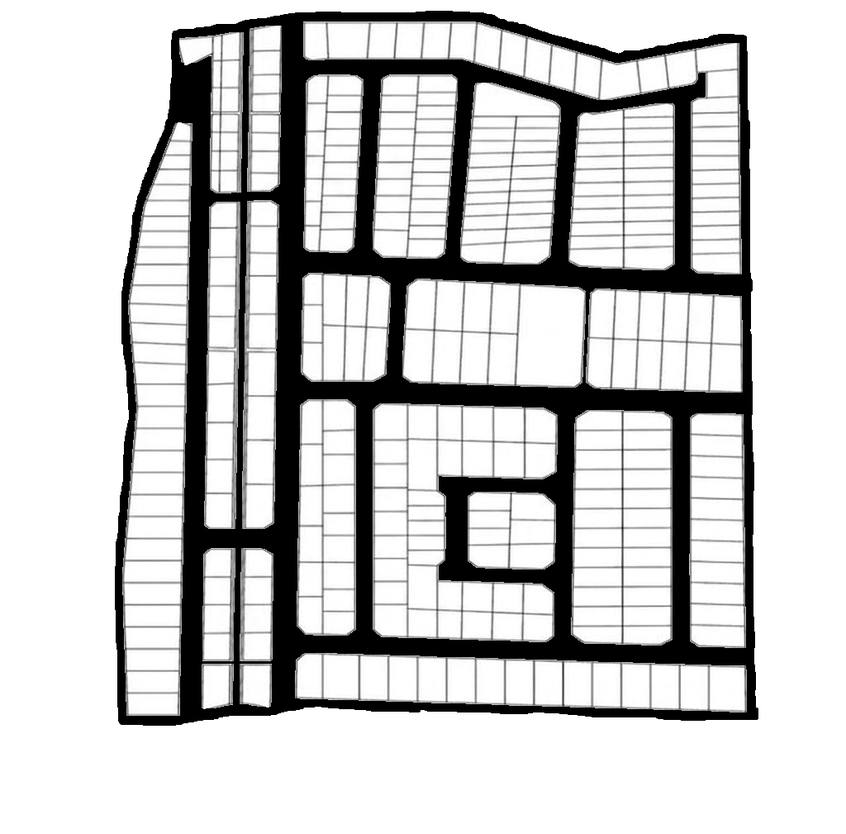
#> input picture scratch/lot_map_swap_backup/lot_plan_roads.png, 846 x 834 px, shrunk from 1024 x 1009 before the run, found by its file name
$ python probe_inksplit.py
#> lines starting #> are read from the running program, lines starting #| are printed output that depends on the picture; after the words box and inside, x2 and y2 are one past the last pixel; in counts of white or black regions, pixels touching at a corner belong together
"""Split shaded cells by thick ink dilation, then minAreaRect each."""
from pathlib import Path

import cv2
import numpy as np
from PIL import Image, ImageDraw

ROOT = Path(__file__).resolve().parent.parent
rgb = np.array(Image.open(ROOT / "static/images/lot_plan_roads.png").convert("RGB"))
#> rgb is the input picture: shape (834, 846, 3); min 0, max 255, mean 201.7
gray = cv2.cvtColor(rgb, cv2.COLOR_RGB2GRAY)
H, W = gray.shape
#> H = 834; W = 846

ink = (gray < 108).astype(np.uint8) * 255
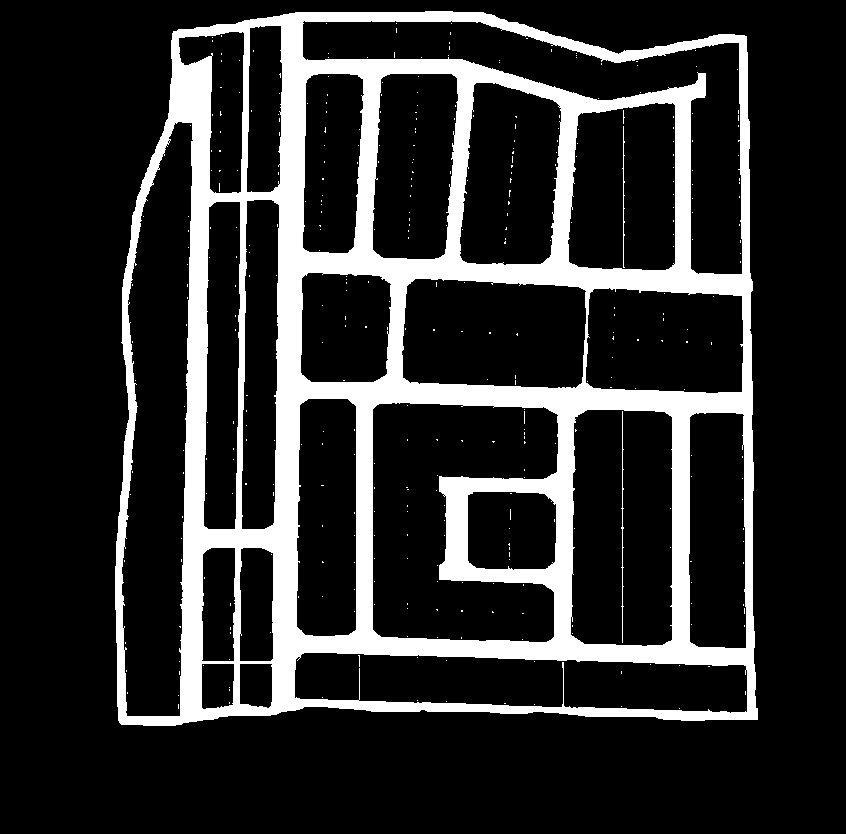
#> ink: shape (834, 846); 17.8% white; 379 white regions (376 under 20 px), largest, box (x1, y1, x2, y2) and area: (115, 11, 758, 726) 124296, (621, 411, 624, 643) 248, (622, 126, 625, 268) 155
ink = cv2.dilate(ink, np.ones((3, 3), np.uint8), 2)  # thick barriers
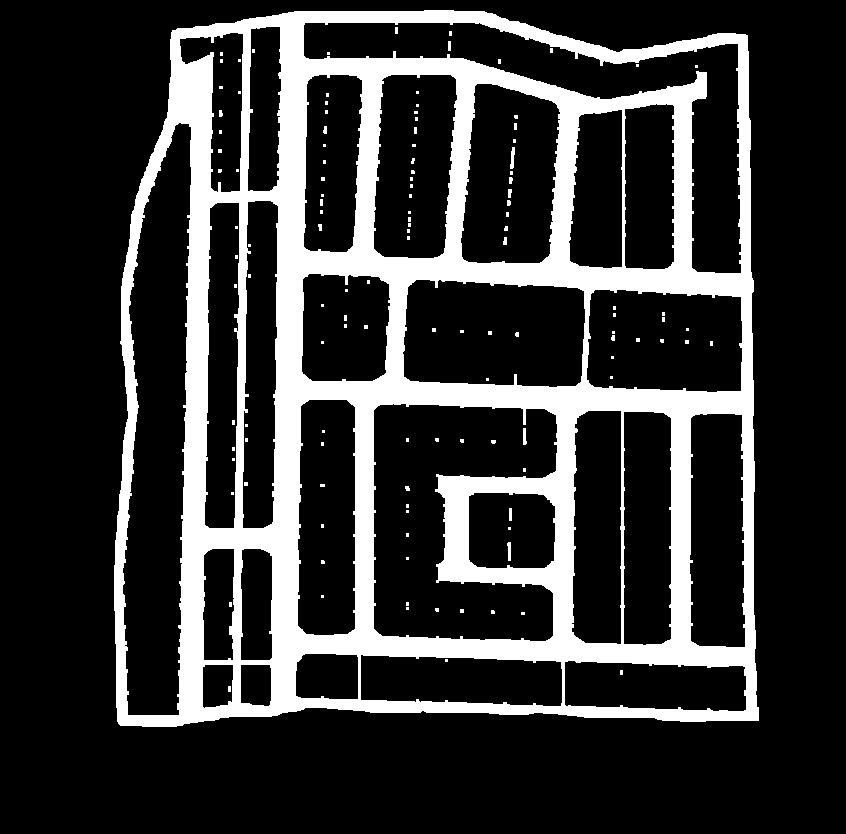
#> ink: shape (834, 846); 20.8% white; 125 white regions (106 under 20 px), largest, box (x1, y1, x2, y2) and area: (114, 10, 759, 727) 145070, (510, 147, 515, 169) 74, (507, 542, 511, 561) 60
shaded = ((gray >= 125) & (gray <= 185)).astype(np.uint8) * 255
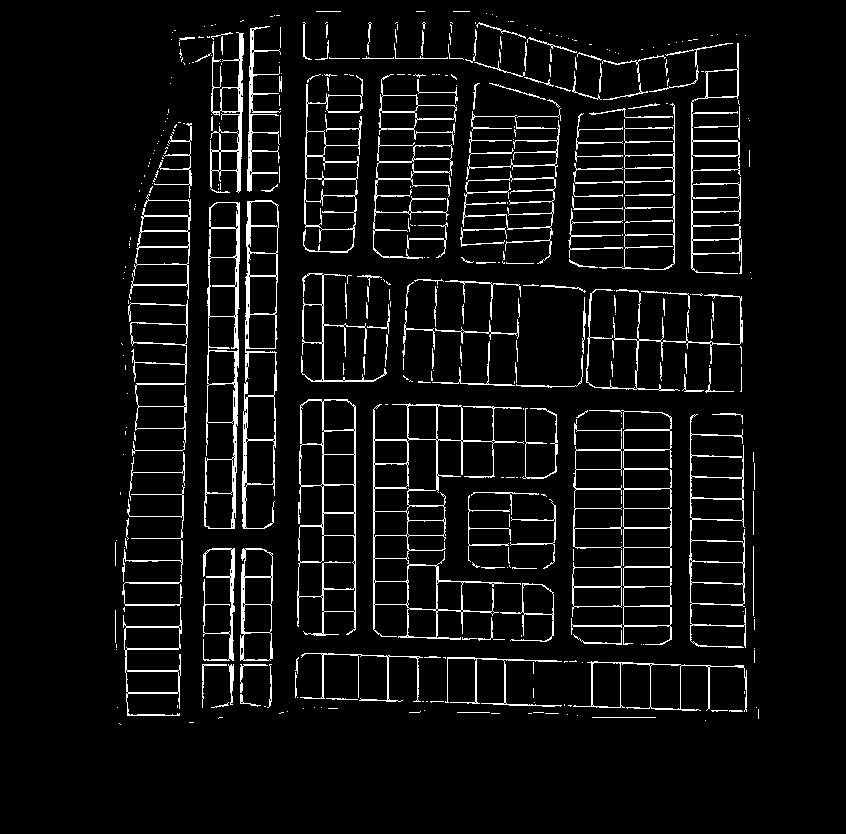
#> shaded: shape (834, 846); 6.1% white in thin lines or dots, all inside (x1, y1, x2, y2) = (115, 11, 759, 725)
cells = cv2.bitwise_and(shaded, cv2.bitwise_not(ink))
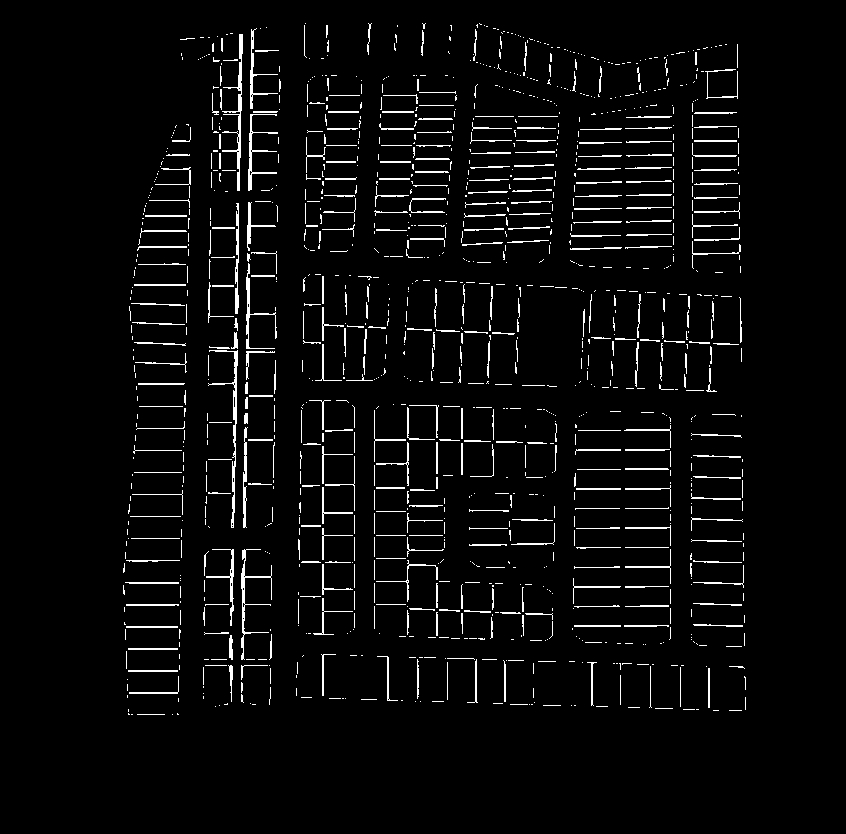
#> cells: shape (834, 846); 4% white in thin lines or dots, all inside (x1, y1, x2, y2) = (123, 23, 746, 715)
cells = cv2.morphologyEx(cells, cv2.MORPH_OPEN, np.ones((2, 2), np.uint8), 1)
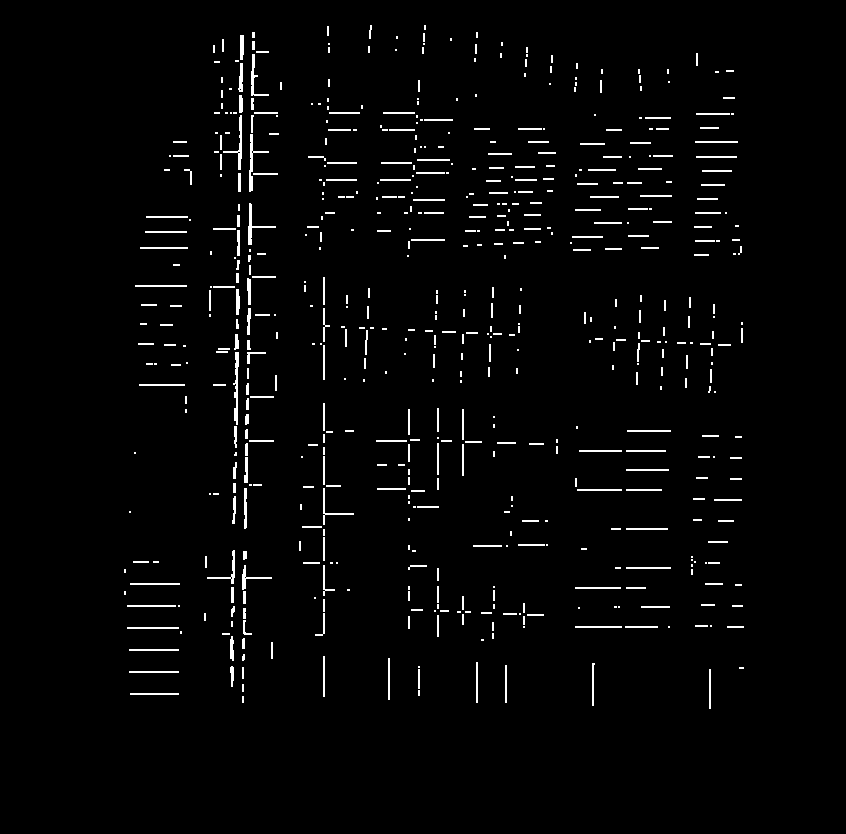
#> cells: shape (834, 846); 2.3% white in thin lines or dots, all inside (x1, y1, x2, y2) = (124, 25, 744, 709)

seeds = [
    (108.0, 96.0), (138.0, 101.0), (167.0, 106.0), (196.0, 111.0),
    (104.0, 116.0), (133.0, 126.0), (161.0, 134.0), (194.0, 145.0),
]

img = Image.fromarray(rgb)
dr = ImageDraw.Draw(img)

for sx, sy in seeds:
    ix, iy = int(round(sx)), int(round(sy))
    if cells[iy, ix] == 0:
        found = False
        for r in range(1, 10):
            for dy in range(-r, r + 1):
                for dx in range(-r, r + 1):
                    xx, yy = ix + dx, iy + dy
                    if 0 <= xx < W and 0 <= yy < H and cells[yy, xx]:
                        ix, iy, found = xx, yy, True
                        break
                if found:
                    break
            if found:
                break
    if cells[iy, ix] == 0:
        print(f"miss ({sx},{sy})")
        continue
    mask = np.zeros((H + 2, W + 2), np.uint8)
    flood = cells.copy()
    cv2.floodFill(flood, mask, (ix, iy), 200)
    cell = (flood == 200).astype(np.uint8) * 255
    # expand a bit into the thick border zone so size matches drawing
    cell = cv2.dilate(cell, np.ones((3, 3), np.uint8), 1)
    ys, xs = np.where(cell > 0)
    if len(xs) < 40:
        print(f"tiny ({sx},{sy}) n={len(xs)}")
        continue
    pts = np.column_stack([xs, ys]).astype(np.float32)
    rect = cv2.minAreaRect(pts)
    box = cv2.boxPoints(rect).astype(np.float32)
    c = box.mean(axis=0)
    box = c + (box - c) * 0.94
    poly = [(float(x), float(y)) for x, y in box]
    dr.line(poly + [poly[0]], fill=(0, 220, 80), width=2)
    (cx, cy), (rw, rh), ang = rect
    print(f"({sx:.0f},{sy:.0f}) -> ({cx:.1f},{cy:.1f}) {min(rw,rh):.1f}x{max(rw,rh):.1f} ang={ang:.1f} n={len(xs)}")
#> this loop made 8 passes
#> (box, cx, cy, rw, rh, ang) on pass 8: ([[187, 143], [172, 143], [172, 140], [187, 140]], 179.5, 141.5, 3, 15, -90)
#| (194,145) -> (179.5,141.5) 3.0x15.0 ang=-90.0 n=64

out = ROOT / "scratch" / "shaded_inksplit_fit.png"
img.crop((90, 70, 230, 180)).save(out)
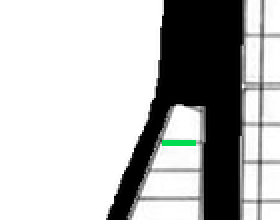
#> saved as shaded_inksplit_fit.png: PIL image 140x110 RGB (shown 2 times larger); mean R, G, B 183.7, 184.5, 184
# also save cells mask crop
Image.fromarray(cells[70:180, 90:230]).save(ROOT / "scratch" / "shaded_cells_mask.png")
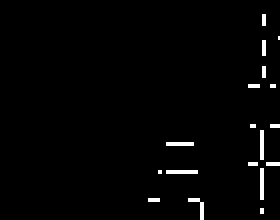
#> saved as shaded_cells_mask.png: PIL image 140x110 L (shown 2 times larger); 1.8% white in thin lines or dots, all inside (x1, y1, x2, y2) = (74, 7, 140, 110)
print("wrote", out)
